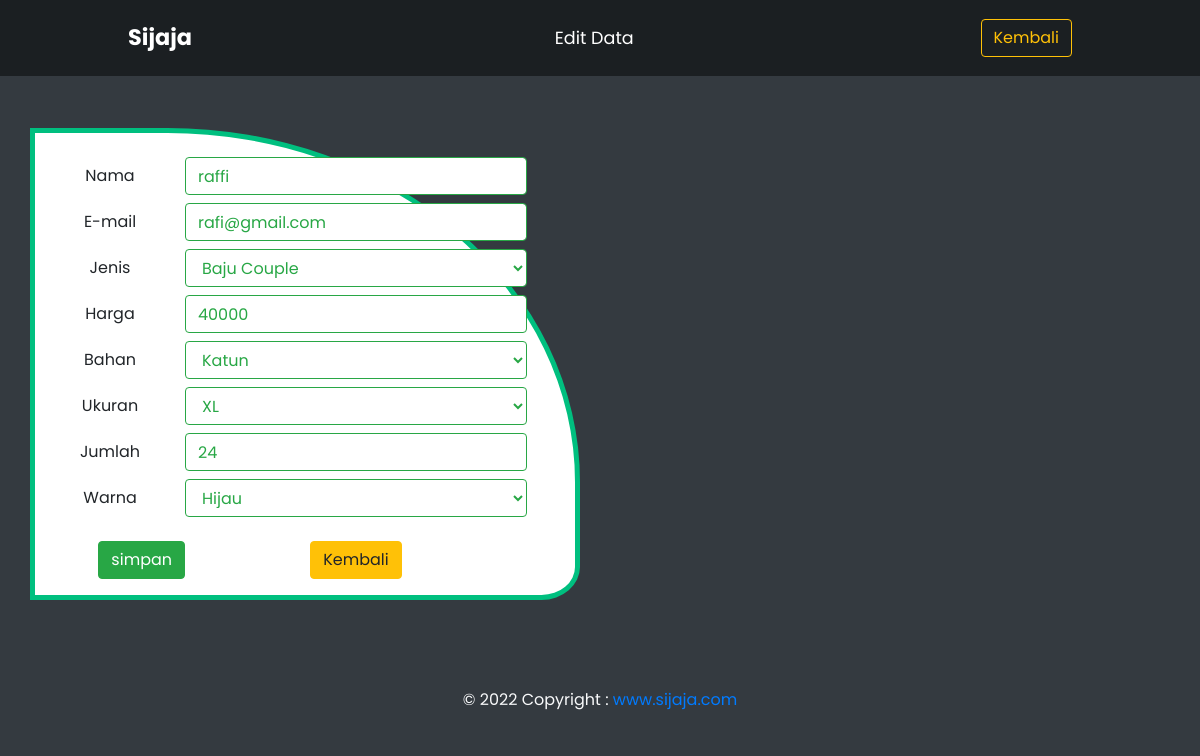
/Admin/edit/45, run on the app's committed database.
### tables this page shows
CREATE TABLE `order` (
  `id` int(11) NOT NULL,
  `name` varchar(128) NOT NULL,
  `email` varchar(128) NOT NULL,
  `jenis` varchar(128) NOT NULL,
  `bahan` varchar(128) NOT NULL,
  `ukuran` varchar(128) NOT NULL,
  `banyak` int(255) NOT NULL,
  `jumlah_harga` int(11) NOT NULL,
  `warna` varchar(128) NOT NULL
);

### application/controllers/Admin.php (called while the page is built, shortened)
<?php
class Admin extends CI_Controller
{
    public function edit($id)
    {
        $this->load->model('Product_model');
        $data['product'] = $this->Product_model->getAllData();
        $data['bahan'] = ['Katun', 'Slik', 'Linen', 'Toyobo', 'Inma'];
        $data['ukuran'] = ['XXL', 'XL', 'L', 'M', 'S'];
        $data['warna'] = ['Merah', 'Kuning', 'Hijau', 'Biru', 'Hitam', 'Putih'];
        $data['title'] = 'SIJAJA Admin';
        $this->load->model('Admin_model');
        $data['data_lama'] = $this->Admin_model->get_order_where($id);
        $this->load->view('admin/edit', $data);
    }
}

### index.php (called while the page is built, shortened)
<?php
require_once BASEPATH.'core/CodeIgniter.php';

### application/models/Admin_model.php (called while the page is built, shortened)
<?php
class Admin_model extends CI_model
{
    public function get_order_where($id)
    {
        $this->db->where('id', $id);
        return $this->db->get('order')->result_array();
    }
}

### application/models/Product_model.php (called while the page is built)
<?php
class Product_model extends CI_Model
{
    public function getAllData()
    {
        return $this->db->get('product')->result();
    }
}

### application/views/admin/edit.php (the view, shortened to what this page needs)
<!DOCTYPE html>
<html lang="en">
<head>
    <link href="<?php echo base_url('assets/css/bootstrap.min.css'); ?>" rel="stylesheet">
    <link href="<?php echo base_url('assets/style.css'); ?>" rel="stylesheet">
</head>
<body class="bg-dark">
    <header>
        <nav class="navbar navbar-expand-lg navbar-dark fixed-top">
            <a class="navbar-brand" href="<?= base_url('user'); ?>">Sijaja</a>
            <div class="collapse navbar-collapse" id="navbarSupportedContent">
                <ul class="navbar-nav mx-auto">
                    <li class="nav-item">
                        <a class="nav-link" href="#">Edit Data</a>
                    </li>
                </ul>
                <a href="<?= base_url('Admin'); ?>" class="btn btn-outline-warning my-2 my-sm-0">Kembali</a>
            </div>
        </nav>
    </header>
    <div class="my-5 py-3"></div>
    <?php foreach ($data_lama as $od) : ?>
        <div class="container">
            <div class="row">
                <form class="bg-white pr-5 pt-4 rip" action="<?= base_url() ?>Admin/update/<?= $od['id']; ?>" method="post">
                    <table class="table-fluid">
                        <tr>
                            <td width="150px" class="text-center">
                                <label for="name">Nama</label>
                            </td>
                            <td>
                                <div class="form-group mb-2">
                                    <input type="text" class="form-control form-control-user btn-outline-success" value="<?= $od['name'] ?>" name="name">
                                </div>
                            </td>
                        </tr>
                        <tr>
                            <td class="text-center">
                                <label for="email">E-mail</label>
                            </td>
                            <td>
                                <div class="form-group mb-2">
                                    <input type="text" class="form-control form-control-user btn-outline-success" value="<?= $od['email'] ?>" name="email">
                                </div>
                            </td>
                        </tr>
                        <tr>
                            <td class="text-center">
                                <label for="jenis">Jenis</label>
                            </td>
                            <td>
                                <div class="form-group mb-2">
                                    <select class="form-control form-control-user btn-outline-success" name="jenis">
                                        <?php foreach ($product as $p) : ?>
                                            <?php if ($od['jenis'] == $p->nama_product) : ?>
                                                <option value="<?= $od['jenis']; ?>" selected><?= $od['jenis']; ?></option>
                                            <?php else : ?>
                                                <option value="<?= $p->nama_product; ?>"><?= $p->nama_product; ?></option>
                                            <?php endif; ?>
                                        <?php endforeach; ?>
                                    </select>
                                </div>
                            </td>
                        </tr>
                        <tr>
                            <td class="text-center">
                                <label for="harga">Harga</label>
                            </td>
                            <td>
                                <div class="form-group mb-2">
                                    <input type="number" class="form-control form-control-user btn-outline-success" value="<?php if ("Kemeja" == $od['jenis']) : echo 150000;
                                                                                                                            elseif ("Batik" == $od['jenis']) : echo 200000;
                                                                                                                            elseif ("Jas" == $od['jenis']) : echo 500000;
                                                                                                                            elseif ("Jaket" == $od['jenis']) : echo 150000;
                                                                                                                            elseif ("Hoodie" == $od['jenis']) : echo 80000;
                                                                                                                            elseif ("Sweater" == $od['jenis']) : echo 70000;
                                                                                                                            elseif ("Seragam" == $od['jenis']) : echo 50000;
                                                                                                                            elseif ("Baju Couple" == $od['jenis']) : echo 40000;
                                                                                                                            elseif ("Kebaya" == $od['jenis']) : echo 120000;
                                                                                                                            elseif ("T-shirt" == $od['jenis']) : echo 30000;
                                                                                                                            endif; ?>" name="harga">
                                </div>
                            </td>
                        </tr>
                        <tr>
                            <td class="text-center">
                                <label for="bahan">Bahan</label>
                            </td>
                            <td>
                                <div class="form-group mb-2">
                                    <select class="form-control form-control-user btn-outline-success" name="bahan">
                                        <?php foreach ($bahan as $b) : ?>
                                            <?php if ($b == $od['bahan']) : ?>
                                                <option value="<?= $b; ?>" selected><?= $b; ?></option>
                                            <?php else : ?>
                                                <option value="<?= $b; ?>"><?= $b; ?></option>
                                            <?php endif; ?>
                                        <?php endforeach; ?>
                                    </select>
                                </div>
                            </td>
                        </tr>
                        <tr>
                            <td class="text-center">
                                <label for="ukuran">Ukuran</label>
                            </td>
                            <td>
                                <div class="form-group mb-2">
                                    <select class="form-control form-control-user btn-outline-success" name="ukuran">
                                        <?php foreach ($ukuran as $u) : ?>
                                            <?php if ($u == $od['ukuran']) : ?>
                                                <option value="<?= $u; ?>" selected><?= $u; ?></option>
                                            <?php else : ?>
                                                <option value="<?= $u; ?>"><?= $u; ?></option>
                                            <?php endif; ?>
                                        <?php endforeach; ?>
                                    </select>
                                </div>
                            </td>
                        </tr>
                        <tr>
                            <td class="text-center">
                                <label for="banyak">Jumlah</label>
                            </td>
                            <td>
                                <div class="form-group mb-2">
                                    <input type="number" class="form-control form-control-user btn-outline-success" value="<?= $od['banyak'] ?>" name="banyak">
                                </div>
                            </td>
                        </tr>
                        <tr>
                            <td class="text-center">
                                <label for="warna">Warna</label>
                            </td>
                            <td>
                                <div class="form-group mb-2">
                                    <select class="form-control form-control-user btn-outline-success" name="warna">
                                        <?php foreach ($warna as $w) : ?>
                                            <?php if ($w == $od['warna']) : ?>
                                                <option value="<?= $w; ?>" selected><?= $w; ?></option>
                                            <?php else : ?>
                                                <option value="<?= $w; ?>"><?= $w; ?></option>
                                            <?php endif; ?>
                                        <?php endforeach; ?>
                                    </select>
                                </div>
                            </td>
                        </tr>
                        <tr height="70px">
                            <td class="text-right">
                                <button type="submit" class="btn btn-success">simpan</button>
                            </td>
                            <td class="text-center">
                                <a class="btn btn-warning" href="<?= base_url('Admin'); ?>">Kembali</a>
                            </td>
                        </tr>
                    </table>
                </form>
            </div>
        </div>
    <?php endforeach; ?>
    <br><br><br>
    <footer class="text-center">
        <div class="copyright py-3 bg-dark text-light">© <?= date('Y') ?> Copyright :
            <a href="#"> www.sijaja.com</a>
        </div>
    </footer>
</body>
</html>

### assets/style.css (style rules this page uses)
* { margin: 0; padding: 0; box-sizing: border-box; font-family: 'Poppins', sans-serif; }
html { scroll-behavior: smooth; }
.navbar { padding: 1rem 8rem; background: rgba(0, 0, 0, 0.468); }
.navbar .navbar-brand { font-size: 1.4rem; font-weight: 700; }
#navbarSupportedContent > ul > li:nth-child(n) > a { color: rgb(255, 255, 255); font-size: 1.1rem; padding: 0 0.8rem; }
.container .row .rip { border-radius: 0% 75% 7% 0%; border: #00BF7F 5px solid; }

### data on the page
order: name "raffi", email "rafi@gmail.com", harga "40000", bahan "Katun", ukuran "XL", banyak "24", warna "Hijau"

### other printed values
form field jenis "Baju Couple"
